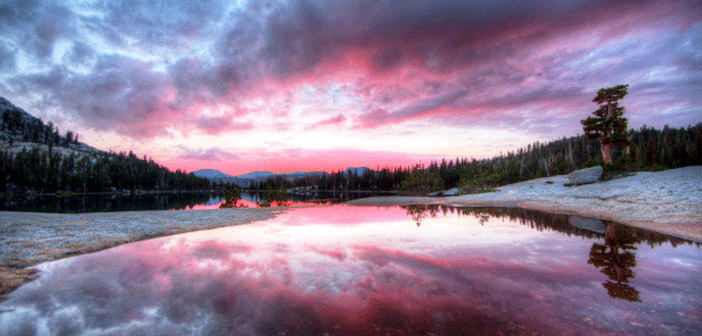
#> input picture laplace-gauss/laplace-gauss/goruntu.jpg, 702 x 336 px
$ python laplace-gauss.py   (older library calls are emulated)
#> lines starting #> are read from the running program, lines starting #| are printed output that depends on the picture
import cv2
import numpy as np
from matplotlib import pyplot as plt


img = cv2.imread('goruntu.jpg', 0)
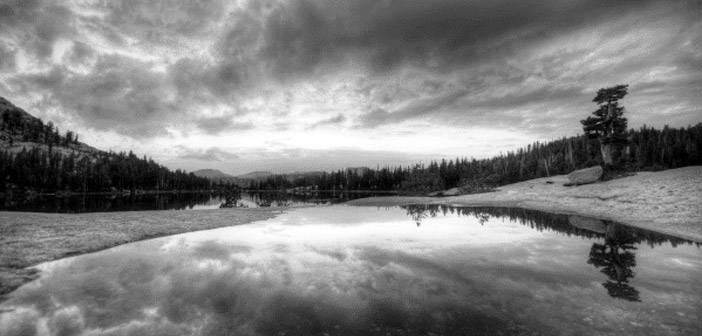
#> img: shape (336, 702); min 0, max 255, mean 129.1

laplacian = cv2.Laplacian(img, cv2.CV_64F)
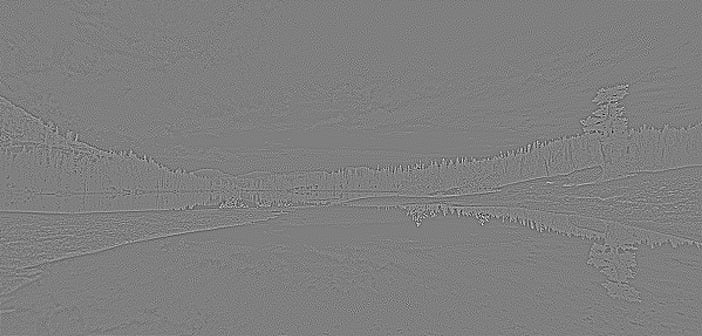
#> laplacian: shape (336, 702) float64; min -220, max 220, mean 0; drawn with min black and max white
plt.subplot(1, 2, 1), plt.imshow(img, cmap='gray')
plt.title('Orjinal Resim'), plt.xticks([]), plt.yticks([])
plt.subplot(1, 2, 2), plt.imshow(laplacian, cmap='gray')
plt.title('Laplacian'), plt.xticks([]), plt.yticks([])

plt.show()
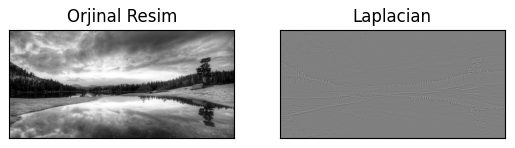
#> figure drawn by matplotlib, 2 panels

gaussian = cv2.GaussianBlur(img, (5, 5), 0)
plt.subplot(1, 2, 1), plt.imshow(img, cmap='gray')
plt.title('Orjinal Resim'), plt.xticks([]), plt.yticks([])
plt.subplot(1, 2, 2), plt.imshow(gaussian, cmap='gray')
plt.title('Gaussian'), plt.xticks([]), plt.yticks([])

plt.show()
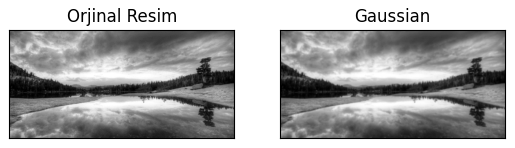
#> figure drawn by matplotlib, 2 panels
